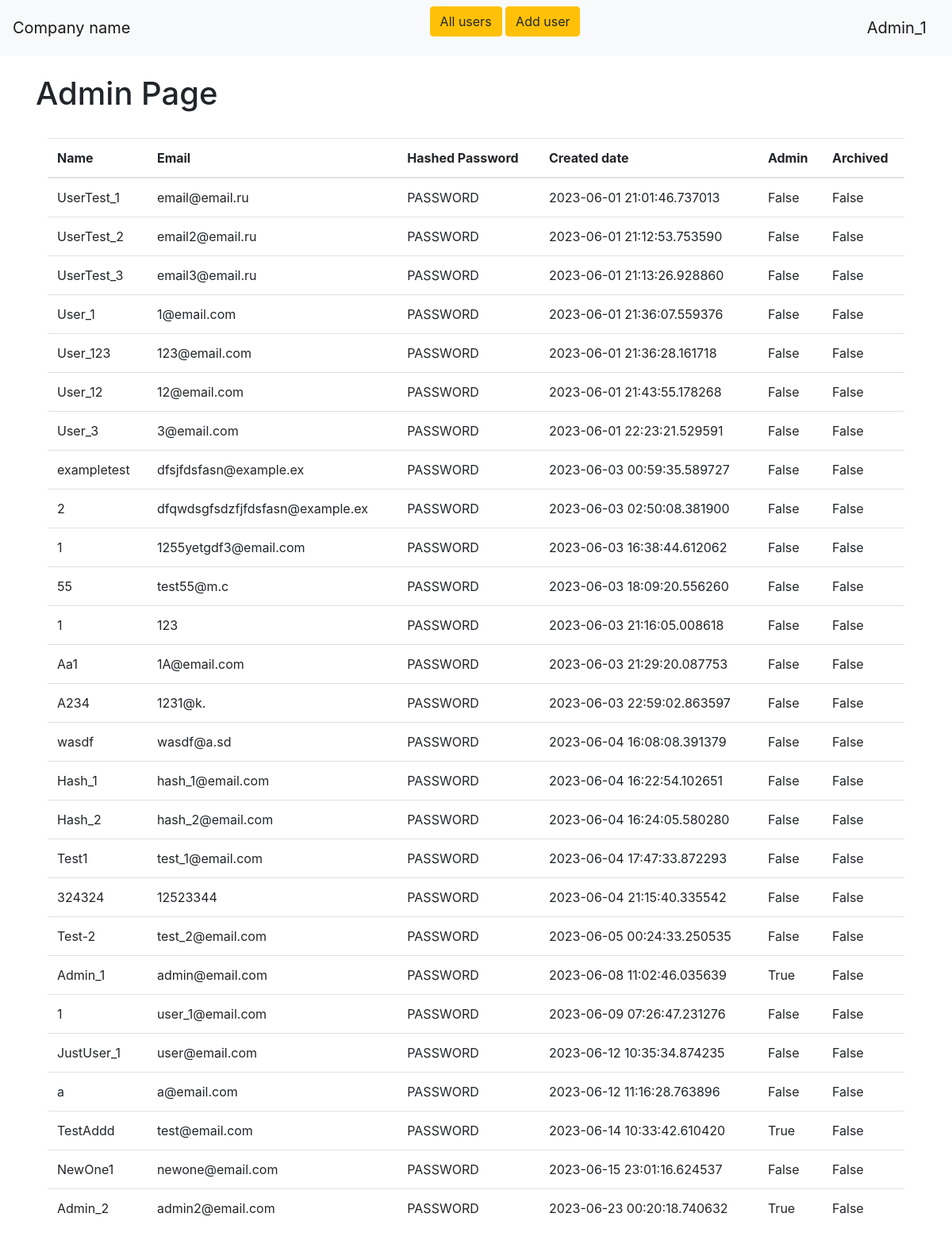
/admin (signed in), run on an earlier commit of the app's database.
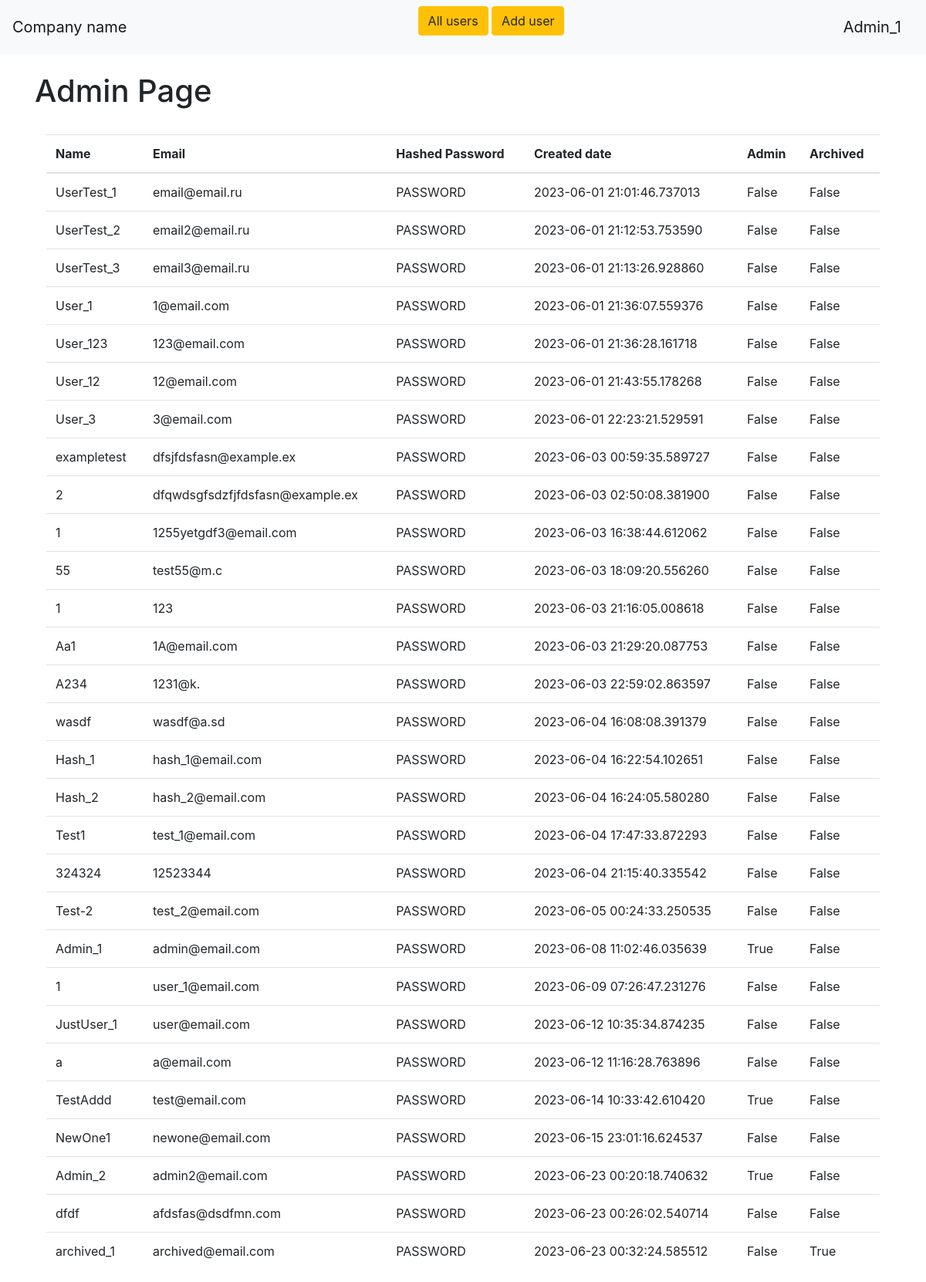
And on a later commit of the database.
### data/users.py (models this page shows)
class User(SqlAlchemyBase, UserMixin):
    __tablename__ = 'users'
    id = sqlalchemy.Column(sqlalchemy.Integer, primary_key=True, autoincrement=True)
    name = sqlalchemy.Column(sqlalchemy.String)
    email = sqlalchemy.Column(sqlalchemy.String, index=True, unique=True)
    hashed_password = sqlalchemy.Column(sqlalchemy.String)
    created_date = sqlalchemy.Column(sqlalchemy.DateTime, default=datetime.datetime.now)
    admin = sqlalchemy.Column(sqlalchemy.Boolean, default=False)
    archived = sqlalchemy.Column(sqlalchemy.Boolean, default=False)

### main.py (the view)
@app.route('/admin')
@login_required
@admin_required
@unarchived_required
def admin_page():
    db_sess = db_session.create_session()
    users = db_sess.query(User)
    return render_template('admin.html', users=users)

### data/db_session.py (called while the page is built)
def create_session() -> Session:
    global __factory
    return __factory()

### main.py (called while the page is built)
@login_manager.user_loader
def load_user(user_id):
    db_sess = db_session.create_session()
    return db_sess.query(User).get(user_id)

### utils.py (called while the page is built)
def admin_required(f):
    @wraps(f)
    def decorated_function(*args, **kwargs):
        db_sess = db_session.create_session()
        user = db_sess.query(User).filter(User.id == current_user.id, User.name == current_user.name).first()
        if not user.admin:
            return redirect('/notadmin')
        return f(*args, **kwargs)
    return decorated_function

def unarchived_required(f):
    @wraps(f)
    def decorated_function(*args, **kwargs):
        db_sess = db_session.create_session()
        user = db_sess.query(User).filter(User.id == current_user.id, User.name == current_user.name).first()
        if user.archived:
            return redirect('/archived')
        return f(*args, **kwargs)
    return decorated_function

### templates/admin.html
{% extends "base.html" %}
{% block content %}
<br>
<h1>Admin Page</h1>
<br>
<div class="container">
    <table class="table">
      <thead>
        <tr>
          <th>Name</th>
          <th>Email</th>
          <th>Hashed Password</th>
          <th>Created date</th>
          <th>Admin</th>
          <th>Archived</th>
        </tr>
      </thead>
      <tbody>
        {% for item in users%}
          <tr>
            <td>{{ item.name }}</td>
            <td>{{ item.email }}</td>
            <td>PASSWORD</td>
            <td>{{ item.created_date }}</td>
            <td>{{ item.admin }}</td>
            <td>{{ item.archived }}</td>
          </tr>
        {% endfor %}
      </tbody>
    </table>
  </div>
{% endblock %}

### templates/base.html (shortened to what this page needs)
<!DOCTYPE html>
<html lang="en">
<head>
  <link rel="stylesheet"
      href="https://stackpath.bootstrapcdn.com/bootstrap/4.4.1/css/bootstrap.min.css"
>
</head>
<body>
<header>
  <nav class="navbar navbar-light bg-light">
    <a class="navbar-brand" href="/success">Company name</a>
    {% if current_user.is_authenticated %}
      <p>
        <a class="btn btn-warning" href="/admin">All users</a>
        <a class="btn btn-warning" href="/adduser">Add user</a>
      </p>
      <a class="navbar-brand" href="/logout">{{ current_user.name }}</a>
    {% else %}
      <p>
        <a class="btn btn-primary " href="/register">Register</a>
        <a class="btn btn-success" href="/login">Log in</a>
      </p>
    {% endif %}
  </nav>
</header>
<main role="main" class="container">
  {% block content %}{% endblock %}
</main>
</body>
</html>

What changed in the data, as far as the page shows it:
added User: name "dfdf", email "afdsfas@dsdfmn.com", created_date "2023-06-23 00:26:02.540714", admin "False", archived "False"
added User: name "archived_1", email "archived@email.com", created_date "2023-06-23 00:32:24.585512", admin "False", archived "True"
